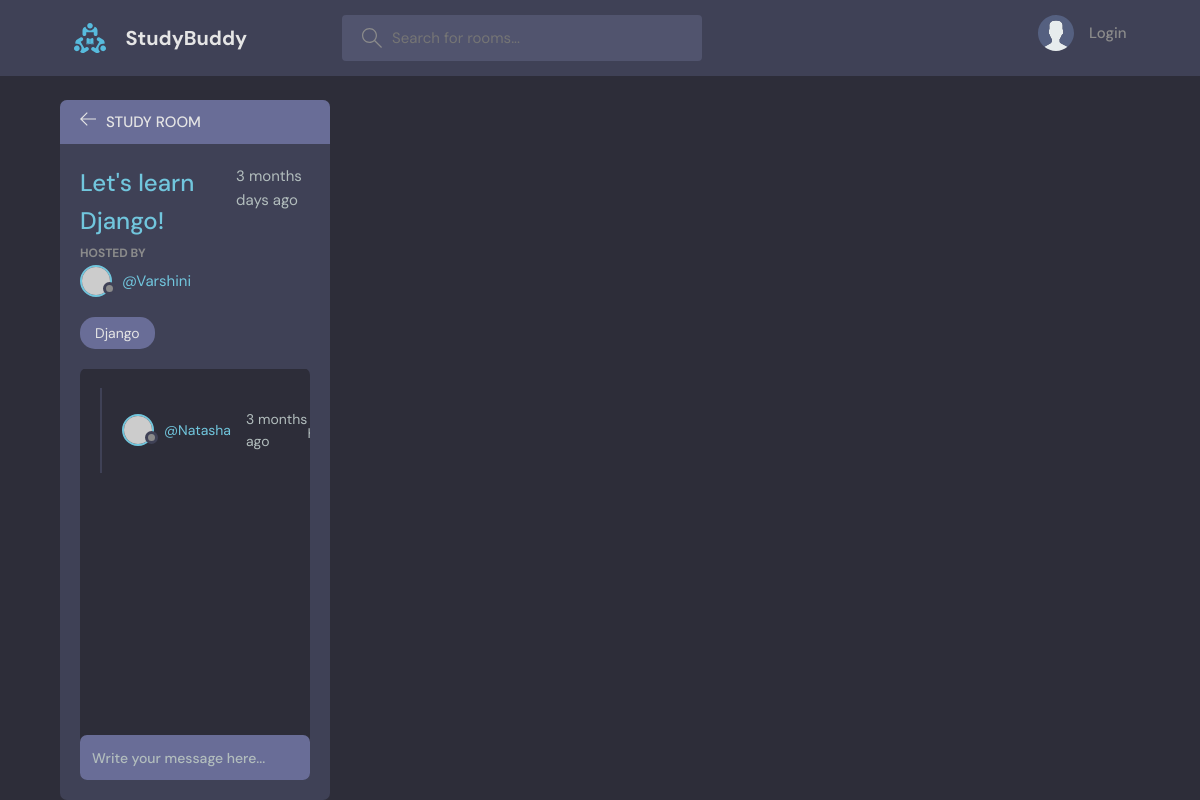
The page /room/1/ on the database its author committed.
### base/models.py (models this page shows, shortened)
class Room(models.Model):
    host = models.ForeignKey(User, on_delete=models.SET_NULL,null=True)
    topic = models.ForeignKey(Topic, on_delete=models.SET_NULL,null=True)
    name = models.CharField(max_length=200)
    description = models.TextField(null=True,blank=True)
    participants = models.ManyToManyField(User, related_name='Participants', blank=True)
    updated = models.DateTimeField(auto_now=True)
    created = models.DateTimeField(auto_now_add=True)
    class Meta:
        ordering=['-updated','-created']

class Topic(models.Model):
    name = models.CharField(max_length=200)
    def __str__(self):
        return self.name

class Message(models.Model):
    user = models.ForeignKey(User,on_delete=models.CASCADE)
    room = models.ForeignKey(Room, on_delete=models.CASCADE)
    body = models.TextField(max_length=300)
    updated = models.DateTimeField(auto_now=True)
    created = models.DateTimeField(auto_now_add=True)
    class Meta:
        ordering=['-updated','-created']

### base/views.py (the view, shortened to what this page needs)
# urls.py: path('room/<str:pk>/',views.room,name="room"),
def room(request,pk):
    room=Room.objects.get(id=pk)
    room_messages = room.message_set.all()
    participants = room.participants.all()
    context={'room':room,'room_messages':room_messages, 'participants':participants}
    return render(request,'base/room.html',context)

### base/templates/base/room.html (shortened to what this page needs)
{% extends 'main.html' %}
{% block content %}
    <main class="profile-page layout layout--2">
      <div class="container">
        <div class="room">
          <div class="room__top">
            <div class="room__topLeft">
              <a href="{% url 'home' %}">
                <svg version="1.1" xmlns="http://www.w3.org/2000/svg" width="32" height="32" viewBox="0 0 32 32">
                  <title>arrow-left</title>
                  <path
                    d="M13.723 2.286l-13.723 13.714 13.719 13.714 1.616-1.611-10.96-10.96h27.625v-2.286h-27.625l10.965-10.965-1.616-1.607z"
                  ></path>
                </svg>
              </a>
              <h3>Study Room</h3>
            </div>
          </div>
          <div class="room__box scroll">
            <div class="room__header scroll">
              <div class="room__info">
                <h3>{{room.name}}</h3>
                <span>{{room.created|timesince}} days ago</span>
              </div>
              <div class="room__hosted">
                <p>Hosted By</p>
                <a href="{% url 'user-profile'  room.host.id %}" class="room__author">
                  <div class="avatar avatar--small">
                    <img src="https://randomuser.me/api/portraits/men/37.jpg" />
                  </div>
                  <span>@{{room.host.username}}</span>
                </a>
              </div>
              <span class="room__topics">{{room.topic}}</span>
            </div>
            <div class="room__conversation">
              <div class="threads scroll">
                {% for message in room_messages %}
                <div class="thread">
                  <div class="thread__top">
                    <div class="thread__author">
                      <a href="{% url 'user-profile' message.user.id%}" class="thread__authorInfo">
                        <div class="avatar avatar--small">
                          <img src="https://randomuser.me/api/portraits/men/37.jpg" />
                        </div>
                        <span>@{{message.user.username}}</span>
                      </a>
                      <span class="thread__date">{{message.created|timesince}} ago</span>
                    </div>
                  <div class="thread__details">
                  </div>
                </div>
                {% endfor %}
              </div>
            </div>
          </div>
          <div class="room__message">
            <form action="#" method="POST">
              <input name="body" placeholder="Write your message here..." /></form>
          </div>
        </div>
      </div>
    </main>
{% endblock %}

### templates/main.html (shortened to what this page needs)
<!DOCTYPE html>
{% load static %}
<html lang="en">
  <head>
    <link rel="stylesheet" href="{% static 'styles/style.css' %}" />
  </head>
  <body>
    {% include 'navbar.html' %}
    {% block content %}
    {% endblock %}
  </body>
</html>

### templates/navbar.html (shortened to what this page needs)
{% load static %}
<header class="header header--loggedIn">
    <div class="container">
      <a href="{% url 'home' %}" class="header__logo">
        <img src="{% static 'images/logo.svg' %}" />
        <h1>StudyBuddy</h1>
      </a>
      <form class="header__search" method="GET" action="{% url 'home' %}">
        <label>
          <input name="q" placeholder="Search for rooms..." />
        </label>
      </form>
      <nav class="header__menu">
        {% if request.user.is_authenticated %}
        <div class="header__user">
          <a href="{% url 'update-user' %}">
            <div class="avatar avatar--medium active">
              <img src="https://encrypted-tbn0.gstatic.com/images?q=tbn:ANd9GcQu1ZAMw2XkttJYi3cOhggQjkn1XnBgxoFOrA&usqp=CAU" />
            </div>
            <p>{{request.user.username}}<span>@{{request.user.username}}</span></p>
          </a>
          <button class="dropdown-button">
            <svg version="1.1" xmlns="http://www.w3.org/2000/svg" width="32" height="32" viewBox="0 0 32 32">
              <title>chevron-down</title>
              <path d="M16 21l-13-13h-3l16 16 16-16h-3l-13 13z"></path>
            </svg>
          </button>
        </div>
        {% else %}
        <a href="{% url 'login' %}">
          <img src="{% static 'images/avatar.svg' %}" />
          <p>Login</p>
        </a>
        {% endif %}
      </nav>
    </div>
  </header>

### rows shown on the page
Room: name "Let's learn Django!", created "3 months", host.username "Varshini", topic "Django"
Message: user.username "Natasha", created "3 months"
